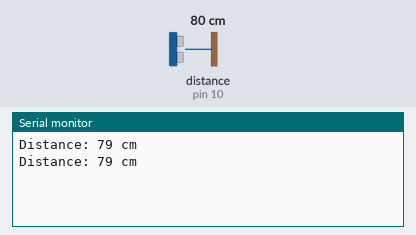
A sketch run on a simulated Arduino Uno, built with avr-gcc and run on an emulated ATmega328P. Shown: the last lines printed to the serial monitor. Wiring (inferred from the names in the program): ultrasonic range finder: trigger pin 9; echo pin 10. The test bench sets the inputs (shaded band); at power-on: distance to the obstacle (sensor on pin 10) 80 cm. The echo pulse lasts 58.3 µs per cm.

Above: at 1.8 s.
1.9 s: distance to the obstacle (sensor on pin 10) set to 2 cm
At 2.7 s:
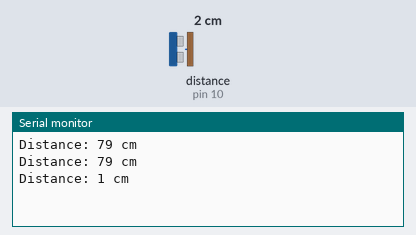
3.4 s: distance to the obstacle (sensor on pin 10) set to 4 cm
At 4.8 s:
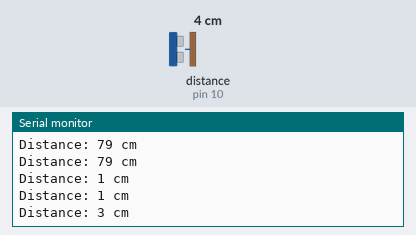
Timing chart, 0 to 6.4 s (numbered marks = the images above; inputs shaded):
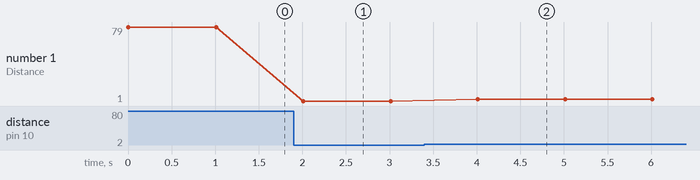

The sketch:

ultrasonic_test.ino
```cpp
int trigPin = 9;
int echoPin = 10;
long duration;
int distance;

void setup()
{
  pinMode(trigPin, OUTPUT);
  pinMode(echoPin, INPUT);
  Serial.begin(9600);
}
void loop()
{
  digitalWrite(trigPin, LOW);
  delayMicroseconds(2);

  digitalWrite(trigPin, HIGH);
  delayMicroseconds(10);
  digitalWrite(trigPin, LOW);

  duration = pulseIn(echoPin, HIGH);
  // This is total Duration ie to and fro

  // speed of sound = 343 m/s   ie 34300 cm/s
  //speed = dist / time
  // so, distance = speed * time

  distance= (duration*0.0343)/2;    //One side distance = (time * speed)/2

  Serial.print("Distance: ");
  Serial.print(distance);
  Serial.println(" cm");
  delay(1000);
}
```

Measured:
- after the input at 1.9 s, the serial monitor: prints a new line after 0.11 s (image 1)
- after the input at 3.4 s, the serial monitor: prints a new line after 0.61 s (image 2)
- plotted number 1: 79 → 1 after the input at 1.9 s, 1 → 3 after the input at 3.4 s
